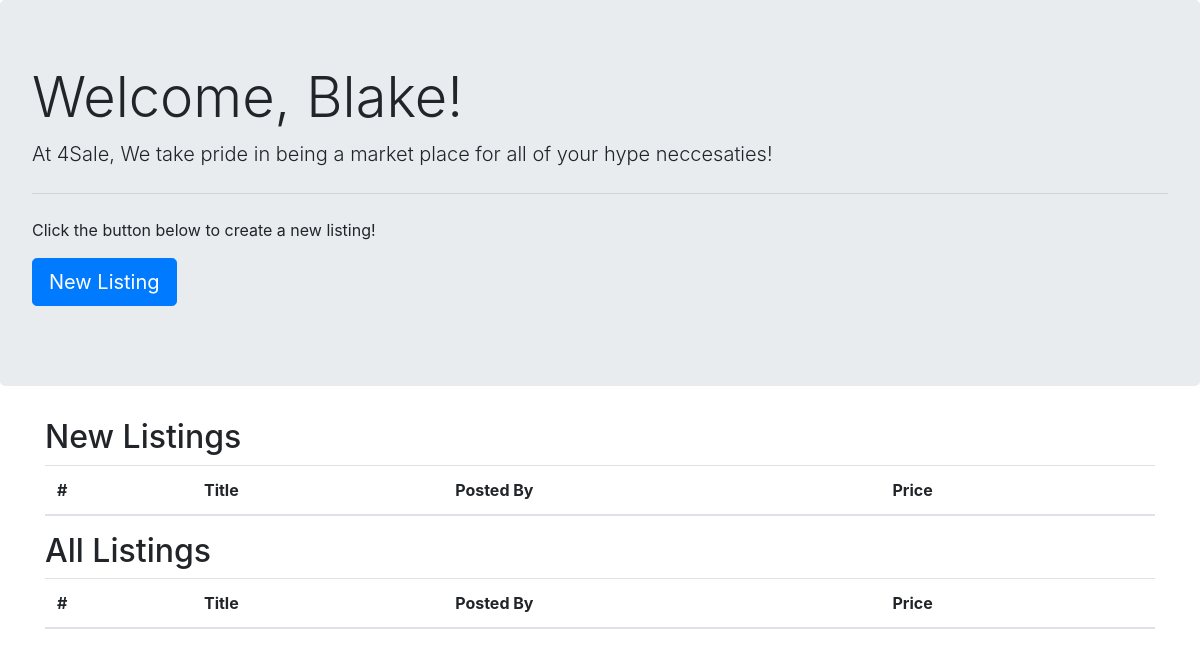
Before: /dashboard (signed in) with the older database file.
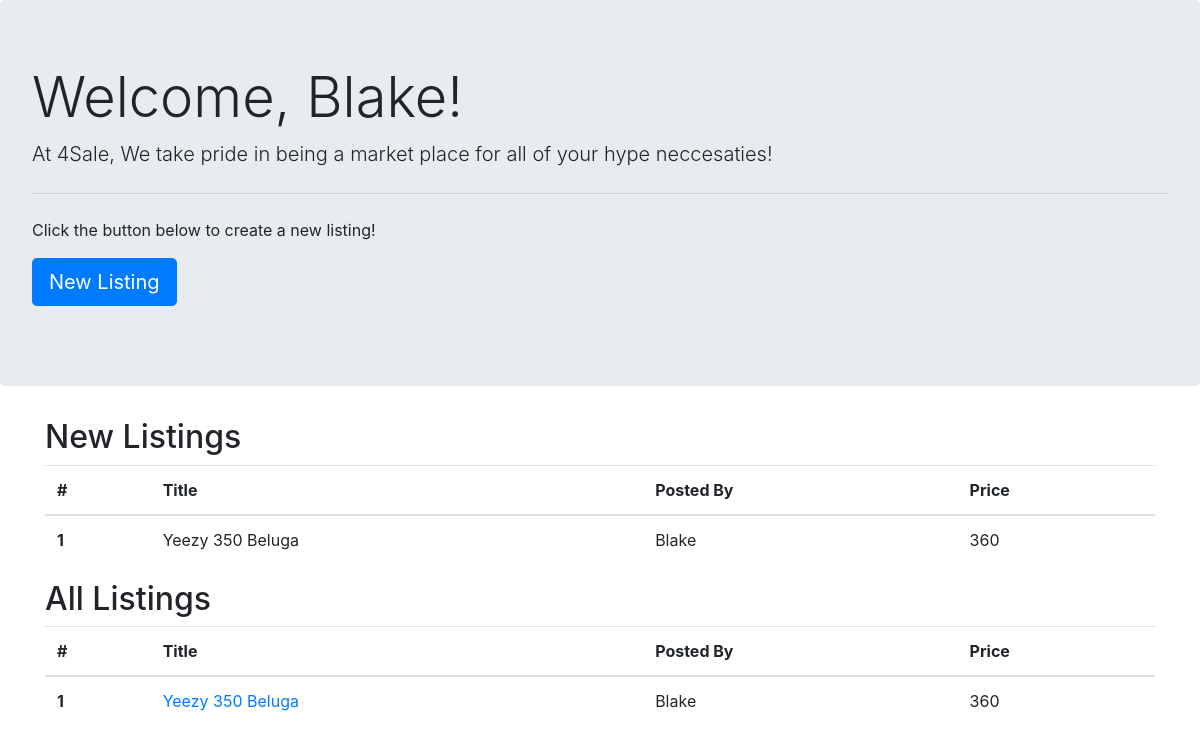
After: the same page with the newer database file.
### main/models.py (models this page shows, shortened)
class User(models.Model):
    first = models.CharField(max_length=45)
    last = models.CharField(max_length=45)
    email = models.TextField()
    password = models.TextField()
    created_at = models.DateTimeField(auto_now_add=True)
    updated_at = models.DateTimeField(auto_now=True)
    objects = UserManager()

class Listing(models.Model):
    title = models.CharField(max_length=100)
    desc = models.TextField()
    img = models.ImageField(upload_to='static/img', height_field=None, width_field=None, max_length=100)
    posted_by = models.ForeignKey(User, related_name='posted', on_delete=models.CASCADE)
    price = models.IntegerField()
    condition = models.CharField(max_length=10)
    location = models.CharField(max_length=15)
    watching = models.ManyToManyField(User, related_name='watching')
    created_at = models.DateTimeField(auto_now_add=True)
    updated_at = models.DateTimeField(auto_now=True)

### main/views.py (the view)
# urls.py: path('dashboard', views.success),
def success(request):
    if 'user_id' not in request.session:
        return redirect('/')
    logged_in_user = User.objects.get(id=request.session['user_id'])
    context = {
        'logged_in_user': logged_in_user,
        'all_listings': Listing.objects.all()
    }
    return render(request, 'dashboard.html', context)

### main/templates/dashboard.html (shortened to what this page needs)
<!doctype html>
<html lang="en">
<head>
    <link rel="stylesheet" href="https://maxcdn.bootstrapcdn.com/bootstrap/4.0.0/css/bootstrap.min.css"
>
</head>
<body>
    <div class="jumbotron">
        <h1 class="display-4">
            Welcome, {{logged_in_user.first}}!
        </h1>
        <p class="lead">At 4Sale, We take pride in being a market place for all of your hype neccesaties!</p>
        <hr class="my-4">
        <p>Click the button below to create a new listing! </p>
        <p class="lead">
            <a class="btn btn-primary btn-lg" href="/newlisting" role="button">New Listing</a>
        </p>
    </div>
    <div class="container">
        <h2>New Listings</h2>
        <table class="table">
            <thead>
                <tr>
                    <th scope="col">#</th>
                    <th scope="col">Title</th>
                    <th scope="col">Posted By</th>
                    <th scope="col">Price</th>
                </tr>
            </thead>
            <tbody>
                {% for Listing in all_listings %}
                <tr>
                    <th scope="row">{{Listing.id}}</th>
                    <td>{{Listing.title}}</td>
                    <td>{{Listing.posted_by.first}}</td>
                    <td>{{Listing.price}}</td>
                </tr>
                {% endfor %}
            </tbody>
        </table>
        <h2>All Listings</h2>
        <table class="table">
            <thead>
                <tr>
                    <th scope="col">#</th>
                    <th scope="col">Title</th>
                    <th scope="col">Posted By</th>
                    <th scope="col">Price</th>
                </tr>
            </thead>
            <tbody>
                {% for Listing in all_listings %}
                <tr>
                    <th scope="row">{{Listing.id}}</th>
                    <td><a href="/view/{{Listing.id}}">{{Listing.title}}</a></td>
                    <td>{{Listing.posted_by.first}}</td>
                    <td>{{Listing.price}}</td>
                </tr>
                {% endfor %}
            </tbody>
        </table>
    </div>
</body>
</html>

Changed rows visible on the page:
added Listing: id "1", title "Yeezy 350 Beluga", posted_by.first "Blake", price "360"
